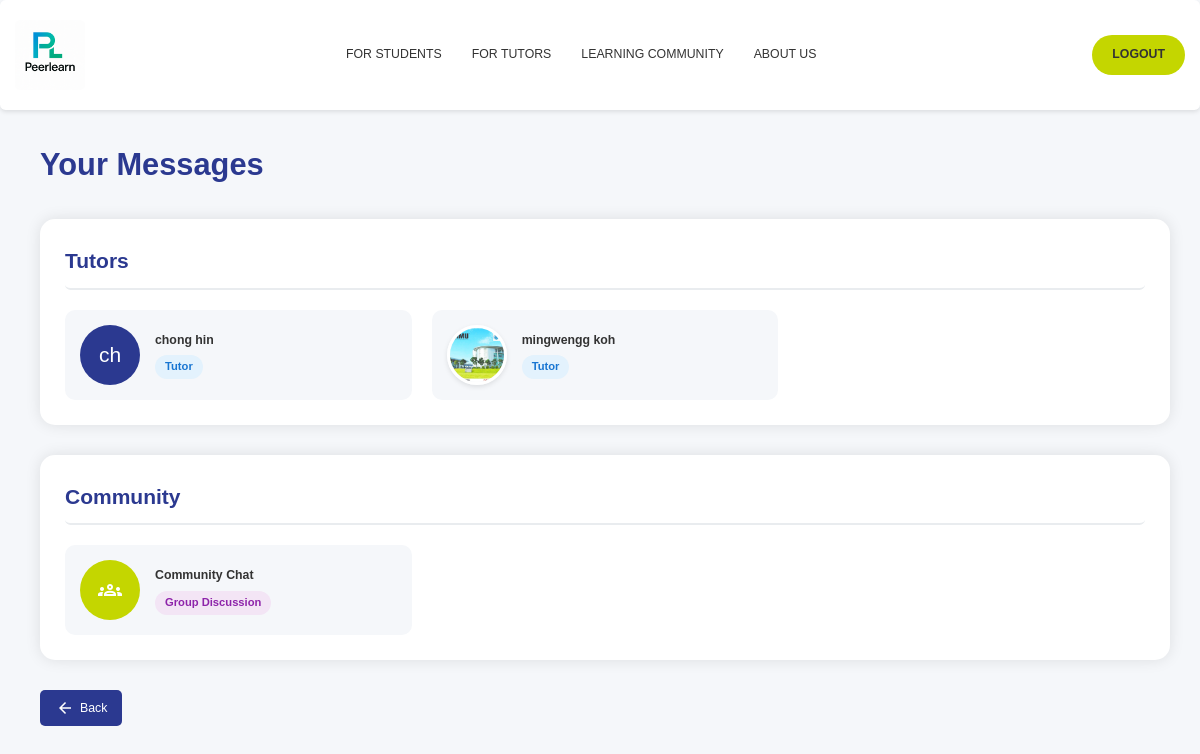
The app's page /messages_list.php (signed in), older data.
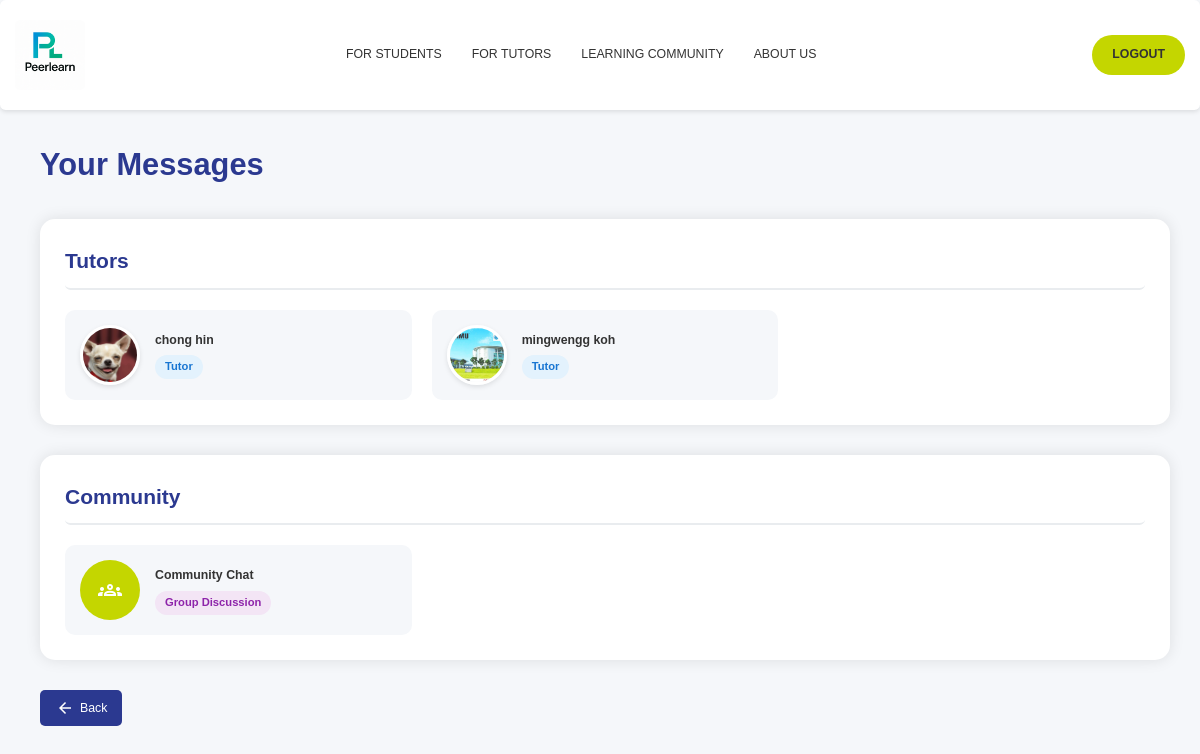
The same page, newer data.
### tables this page shows
CREATE TABLE `user` (
  `user_id` int(11) NOT NULL,
  `username` varchar(50) NOT NULL,
  `password` varchar(255) DEFAULT NULL,
  `email` varchar(100) NOT NULL,
  `role` enum('student','tutor','admin') NOT NULL,
  `first_name` varchar(50) NOT NULL,
  `last_name` varchar(50) NOT NULL,
  `phone` varchar(20) DEFAULT NULL,
  `profile_image` varchar(255) DEFAULT NULL,
  `is_active` tinyint(1) DEFAULT 1,
  `created_at` timestamp NOT NULL DEFAULT current_timestamp(),
  `last_login` datetime DEFAULT NULL,
  `reset_token_hash` varchar(64) DEFAULT NULL,
  `reset_token_expires_at` datetime DEFAULT NULL
);

### messages_list.php (the view, shortened to what this page needs)
<?php
require_once "db_connection.php";
$current_user_query = "SELECT role FROM user WHERE user_id = ?";
$stmt = $conn->prepare($current_user_query);
$stmt->bind_param("i", $_SESSION['user_id']);
$stmt->execute();
$current_user_result = $stmt->get_result();
$current_user = $current_user_result->fetch_assoc();
$query = "SELECT user_id, first_name, last_name, profile_image, role
          FROM user
          WHERE user_id != ?
          ORDER BY
            CASE
                WHEN role = 'admin' THEN 1
                WHEN role = 'tutor' THEN 2
                WHEN role = 'student' THEN 3
                ELSE 4
            END, first_name";
$stmt = $conn->prepare($query);
$stmt->bind_param("i", $_SESSION['user_id']);
$stmt->execute();
$result = $stmt->get_result();
$users = $result->fetch_all(MYSQLI_ASSOC);
$tutors = array_filter($users, function($user) {
    return $user['role'] === 'tutor';
});
if ($current_user['role'] === 'student') {
    $back_url = 'student_main_page.php';
} elseif ($current_user['role'] === 'tutor') {
    $back_url = 'tutor_main_page.php';
} else {
    $back_url = 'home_page.html';
}
?>
<!DOCTYPE html>
<html>
<head>
    <link rel="stylesheet" href="studentstyle.css">
</head>
<body>
    <?php
    if ($current_user['role'] === 'student') {
        include 'header/stud_head.php';
    } elseif ($current_user['role'] === 'tutor') {
        include 'header/tut_head.php';
    } else {
        include 'header/header.php';
    }
    ?>
    <div class="main-content">
        <div class="message-center-container">
            <h1>Your Messages</h1>
            <div class="user-section">
                <h2>Tutors</h2>
                <?php if (!empty($tutors)): ?>
                    <div class="user-grid">
                        <?php foreach ($tutors as $tutor): ?>
                            <a href="messages.php?user_id=<?= $tutor['user_id'] ?>" class="user-card">
                                <?php if ($tutor['profile_image']): ?>
                                    <img src="<?= htmlspecialchars($tutor['profile_image']) ?>" class="user-avatar" alt="Profile">
                                <?php else: ?>
                                    <div class="default-avatar">
                                        <?= substr($tutor['first_name'], 0, 1) . substr($tutor['last_name'], 0, 1) ?>
                                    </div>
                                <?php endif; ?>
                                <div class="user-info">
                                    <div class="user-name"><?= htmlspecialchars($tutor['first_name'] . ' ' . $tutor['last_name']) ?></div>
                                    <span class="role-badge tutor-badge">Tutor</span>
                                </div>
                            </a>
                        <?php endforeach; ?>
                    </div>
                <?php else: ?>
                    <p class="empty-message">No tutors available</p>
                <?php endif; ?>
            </div>
             <div class="user-section">
            <h2>Community</h2>
            <div class="user-grid">
                <a href="community_chat.php" class="user-card">
                    <div class="default-avatar" style="background-color: var(--accent);">
                        <span class="material-symbols-sharp">groups</span>
                    </div>
                    <div class="user-info">
                        <div class="user-name">Community Chat</div>
                        <span class="role-badge admin-badge">Group Discussion</span>
                    </div>
                </a>
            </div>
        </div>
        <div class="message-center-container">
            <a href="<?php echo $back_url; ?>" class="back-button">
                <span class="material-symbols-sharp">arrow_back</span>
                Back
            </a>
        </div>
    </div>
</body>
</html>

### header.php (shortened to what this page needs)
<!DOCTYPE html>
<html lang="en">
<head>
    <link rel="stylesheet" href="https://cdnjs.cloudflare.com/ajax/libs/font-awesome/6.1.1/css/all.min.css">
</head>
<body>
    <nav class="navbar">
        <div class="container">
            <div class="logo">
                <a href="index.php">
                    <img src="image/fyp_peerlearn_logo.png" alt="PeerLearn Logo">
                </a>
            </div>
            <div class="nav-container">
                <ul class="nav-menu">
                    <li class="nav-item">
                        <a href="#" class="nav-link">FOR STUDENTS</a>
                    </li>
                    <li class="nav-item">
                        <a href="#" class="nav-link">FOR TUTORS</a>
                    </li>
                    <li class="nav-item">
                        <a href="#" class="nav-link">LEARNING COMMUNITY</a>
                    </li>
                    <li class="nav-item">
                        <a href="#" class="nav-link">ABOUT US</a>
                    </li>
                </ul>
            </div>
            <div class="nav-buttons">
                <a href="home page.html" class="btn btn-primary">LOGOUT</a>
            </div>
        </div>
    </nav>

### studentstyle.css (style rules this page uses)
* { margin: 0; padding: 0; outline: 0; appearance: none; border: 0; text-decoration: none; list-style: none; box-sizing: border-box; border-radius: 0.4rem; }
html { font-size: 14px; }
body { width: 100vw; height: 100vh; font-family: poppins, sans-serif; font-size: 0.88rem; background: #f6f6f9; user-select: none; overflow-x: hidden; color: #363949; }
.container { display: grid; width: 96%; margin: 0 auto; gap: 1.8rem; grid-template-columns: 14rem auto 23rem; }
a { color: #363949; }
img { display: block; width: 100%; }
h1 { font-weight: 800; font-size: 1.8rem; }
h2 { font-size: 1.4rem; }

### messages_list.php (style rules this page uses)
:root { --primary: #2B3990; --secondary: #00AEEF; --accent: #C4D600; --light-gray: #f5f7fa; --gray: #e9ecef; --dark-gray: #6c757d; }
* { margin: 0; padding: 0; box-sizing: border-box; font-family: 'Arial', sans-serif; }
body { display: flex; flex-direction: column; min-height: 100vh; background-color: var(--light-gray); padding-top: 0; }
.main-content { flex: 1; padding: 30px; margin-left: 10px; }
.message-center-container { max-width: 1200px; margin: 0 auto; }
.message-center-container h1 { font-size: 2.2rem; margin-bottom: 30px; color: var(--primary); }
.user-section { margin-bottom: 30px; background-color: white; border-radius: 15px; padding: 25px; box-shadow: 0 0 15px rgba(0,0,0,0.1); }
.user-section h2 { font-size: 1.5rem; margin-bottom: 20px; color: var(--primary); padding-bottom: 10px; border-bottom: 2px solid var(--gray); }
.user-grid { display: grid; grid-template-columns: repeat(auto-fill, minmax(280px, 1fr)); gap: 20px; }
.user-card { display: flex; align-items: center; padding: 15px; background-color: var(--light-gray); border-radius: 10px; transition: all 0.3s ease; }
.user-avatar { width: 60px; height: 60px; border-radius: 50%; object-fit: cover; margin-right: 15px; border: 3px solid white; box-shadow: 0 2px 5px rgba(0,0,0,0.1); }
.default-avatar { width: 60px; height: 60px; border-radius: 50%; background-color: var(--primary); display: flex; align-items: center; justify-content: center; color: white; font-size: 1.5rem; margin-right: 15px; }
.user-info { flex-grow: 1; }
.user-name { font-weight: 600; color: #333; margin-bottom: 5px; }
.role-badge { display: inline-block; padding: 3px 10px; border-radius: 15px; font-size: 0.8rem; font-weight: 600; }
.tutor-badge { background-color: #e3f2fd; color: #1976d2; }
.admin-badge { background-color: #f3e5f5; color: #8e24aa; }
.back-button { display: inline-flex; align-items: center; margin-bottom: 20px; padding: 8px 15px; background-color: var(--primary); color: white; border-radius: 5px; text-decoration: none; transition: all 0.3s ease; }
.back-button .material-symbols-sharp { margin-right: 5px; font-size: 20px; }

### header.php (style rules this page uses)
* { margin: 0; padding: 0; box-sizing: border-box; }
body { font-family: 'Arial', sans-serif; line-height: 1.6; color: #333; }
a { text-decoration: none; color: inherit; }
:root { --primary-color: #2B3990; --secondary-color: #00AEEF; --accent-color: #C4D600; --light-color: #F8F9FA; --dark-color: #333333; --white: #FFFFFF; }
.container { width: 90%; max-width: 1200px; margin: 0 auto; padding: 0 15px; }
.btn { display: inline-block; padding: 10px 20px; border-radius: 30px; font-weight: bold; text-align: center; cursor: pointer; transition: all 0.3s ease; }
.btn-primary { background-color: var(--accent-color); color: var(--dark-color); }
.navbar { display: flex; justify-content: space-between; align-items: center; padding: 20px 0; background-color: var(--white); box-shadow: 0 2px 4px rgba(0,0,0,0.1); position: sticky; top: 0; z-index: 1000; }
.logo { display: flex; align-items: center; }
.logo img { height: 70px; }
.navbar > .container { display: flex; justify-content: space-between; align-items: center; flex-grow: 1; }
.nav-menu { display: flex; justify-content: center; list-style: none; }
.nav-item { margin: 0 15px; }
.nav-link { color: var(--dark-color); font-weight: 500; transition: color 0.3s ease; }
.nav-buttons { display: flex; align-items: center; }
.nav-buttons .btn { margin-left: 15px; }

Row changes from the older to the newer data that the page shows:
changed user "chong hin": profile_image: picture added; first_name "c" → (not shown); last_name "h" → (not shown)
